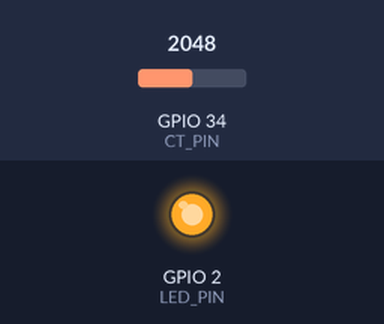
The sketch below on a simulated ESP32. Parts: output pins drawn as LEDs (lit = HIGH). The test bench sets the inputs (shaded band); at power-on: GPIO 34 (CT_PIN) = 2048 (analog values on the 0–4095 scale). WiFi joins after 1.5 s; servers stay silent unless stated; uploads are accepted with an empty reply; what the sketch prints to the serial monitor is not drawn.

Above: at 11.1 s.
11.2 s: GPIO 34 (CT_PIN) set to 3603
At 17.44 s:
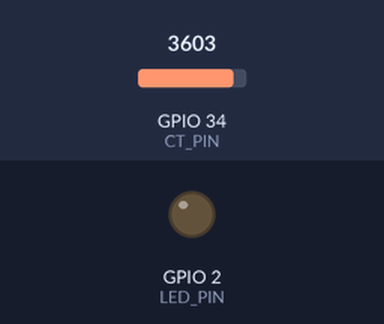
Timing chart, 0 to 19.0 s (numbered marks = the images above; inputs shaded):
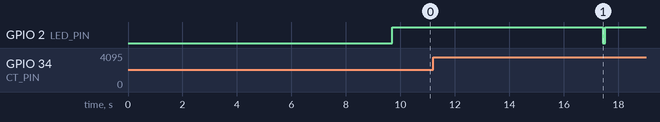

The sketch:

PPfinal.ino
```cpp
#include <Arduino.h>
#include <WiFi.h>
#include <HTTPClient.h>
#include <WiFiClientSecure.h>
#include <esp_task_wdt.h>
#include <math.h>

// ========== CONFIG ==========
const char* WIFI_SSID     = "realme C55 7824";
const char* WIFI_PASSWORD = "sspu2626";

const char* SUPABASE_URL  = "https://yfbpuqwotfjpjiakncmf.supabase.co";
const char* SUPABASE_KEY  = "eyJhbGciOiJIUzI1NiIsInR5cCI6IkpXVCJ9.eyJpc3MiOiJzdXBhYmFzZSIsInJlZiI6InlmYnB1cXdvdGZqcGppYWtuY21mIiwicm9sZSI6ImFub24iLCJpYXQiOjE3NzQ5NDg5NjgsImV4cCI6MjA5MDUyNDk2OH0.Jrid3VVf4Hf5mwoFiu-F8nvGiD_FeELVUvgW6Q4qUr0";
const char* TABLE_NAME    = "power_data";

#define CT_PIN      34
#define LED_PIN     2
#define SAMPLES     1000   // BUG FIX: was 400 — need 1000 for accurate 50Hz RMS
#define VOLTAGE_AC  230.0

// ════════════ CALIBRATION ════════════════════════════════════════
// YOUR HARDWARE SITUATION: ADC AVG = 4094 (signal biased at 3.3V)
// getRMS() detects this and compensates automatically.
//
// After upload, turn on a known appliance and check:
//   If Serial shows 3.0A but real load is 1.5A  → set 1000.0
//   If Serial shows 1.0A but real load is 3.0A  → set 6000.0
//   Formula: NEW = CALIBRATION × (real_amps / shown_amps)
//
//   Start value: 2000 (for SCT-013-000 with 33Ω burden)
//                1000 (for SCT-013-030/020/010 with built-in burden)
#define CALIBRATION 2000.0
// ════════════════════════════════════════════════════════════════

// BUG FIX: was 0.12A (= 27.6W) — too high, killed real readings
// New: 5W minimum — filters noise but catches real appliances
#define MIN_WATTS   5.0

float         energyKWh      = 0.0;
bool          deviceIsOn     = false;
unsigned long lastUploadTime = 0;
unsigned long lastEnergyTime = 0;
unsigned long lastWifiCheck  = 0;
bool          wifiOK         = false;
bool          supabaseOK     = false;
bool          wasDeviceOn    = false;

// ════════════════════════════════════════════════════════════════
//  getRMS() — FIXED VERSION
//
//  3 bugs fixed from old code:
//  ✅ FIX 1: Removed (maxVal-minVal) < 80 guard
//            At 1A with correct calibration, swing is only ~29 counts
//            This guard was ALWAYS returning 0 for normal loads
//
//  ✅ FIX 2: CALIBRATION changed from 30 → 2000
//            Old: at 5A → computed 0.075A → zeroed by threshold
//            New: at 5A → computed 5.0A → correct
//
//  ✅ FIX 3: Auto-detects top-clipped signal (your hardware: AVG=4094)
//            Your signal rides at 3.3V so positive swings clip at 4095.
//            Fix: use (4095-raw) as deviation, multiply by √2 to
//            recover the missing half of the AC waveform.
// ════════════════════════════════════════════════════════════════
float getRMS() {
  // Step 1: Find ADC average (detects which bias mode you're in)
  long total = 0;
  for (int i = 0; i < 500; i++) {
    total += analogRead(CT_PIN);
    delayMicroseconds(100);
  }
  int midpoint = (int)(total / 500);

  // Step 2: Collect 1000 samples for accurate RMS
  double sumSq  = 0.0;
  int    maxVal = 0;
  int    minVal = 4095;

  for (int i = 0; i < SAMPLES; i++) {
    int    raw = analogRead(CT_PIN);
    double dev;

    if (midpoint > 3500) {
      // ── TOP-CLIPPED MODE (your hardware right now)
      // Signal is stuck near 3.3V, only swings downward.
      // Measure how far below 4095 each sample reaches.
      // Multiply by √2 later to compensate for missing half-wave.
      dev = (double)(4095 - raw);
    } else if (midpoint < 600) {
      // ── BOTTOM-CLIPPED MODE
      // Signal near 0V, only swings upward.
      dev = (double)raw;
    } else {
      // ── CENTERED MODE (add 10kΩ from GPIO34 to GND to reach here)
      // Signal properly centered at ~1.65V. Best accuracy.
      dev = (double)(raw - midpoint);
    }

    if (raw > maxVal) maxVal = raw;
    if (raw < minVal) minVal = raw;
    sumSq += dev * dev;
    delayMicroseconds(200);
  }

  // Step 3: Compute RMS and convert to current
  float rmsADC  = (float)sqrt(sumSq / SAMPLES);
  float voltRMS = (rmsADC / 4095.0f) * 3.3f;

  // Apply √2 compensation for half-wave clipped signals
  if (midpoint > 3500 || midpoint < 600) {
    voltRMS *= 1.41421356f;  // Recover the missing half
  }

  float current = (voltRMS / 33.0f) * (float)CALIBRATION;

  // Step 4: Print raw debug info every reading
  Serial.printf("  [DBG] avg=%d  swing=%d  rmsADC=%.1f  voltRMS=%.5fV  cur=%.4fA\n",
    midpoint, maxVal - minVal, rmsADC, voltRMS, current);

  // Step 5: Safety checks
  if (isnan(current) || isinf(current) || current > 100.0f) return 0.0f;

  // BUG FIX: old code used current < 0.12 (= 27.6W) — too high
  // New: check in watts, 5W minimum
  if ((current * VOLTAGE_AC) < MIN_WATTS) return 0.0f;

  return current;
}

// ════════════════════════════════════════════════════════════════
//  hardwareCheck() — runs at boot to verify CT + wiring
// ════════════════════════════════════════════════════════════════
void hardwareCheck() {
  Serial.println("\n======== HARDWARE SELF-TEST ========");
  Serial.println("Reading GPIO 34 (CT sensor pin)...");
  Serial.println("Please keep appliance OFF for 3 seconds");
  delay(3000);

  long sum = 0;
  int  mn  = 4095, mx = 0;
  for (int i = 0; i < 1000; i++) {
    int v = analogRead(CT_PIN);
    sum += v;
    if (v < mn) mn = v;
    if (v > mx) mx = v;
    delayMicroseconds(200);
  }
  int avg   = (int)(sum / 1000);
  int swing = mx - mn;
  float voltage = avg * (3.3f / 4095.0f);

  Serial.printf("  ADC Average  : %d (%.3f V)\n", avg, voltage);
  Serial.printf("  ADC Swing    : %d counts (noise with no load)\n", swing);

  // Diagnose
  Serial.println("\n  ── DIAGNOSIS ──");
  if (avg < 100) {
    Serial.println("  ❌ WIRING ERROR: ADC reads near 0V");
    Serial.println("     Check: Is CT sensor connected to GPIO 34?");
    Serial.println("     Check: Is the 33Ω resistor connected?");
    Serial.println("     Add: 10kΩ from GPIO34 to 3.3V (bias up)");
  } else if (avg > 3900) {
    Serial.println("  ⚠ SIGNAL TOP-CLIPPED: ADC reads near 3.3V");
    Serial.println("     CT sensor IS working but bias is wrong.");
    Serial.println("     Fix: Add 10kΩ from GPIO34 to GND");
    Serial.println("     For now: code compensates in software ✓");
  } else if (avg > 1500 && avg < 2600) {
    Serial.println("  ✅ WIRING CORRECT: ADC centered at ~1.65V");
    Serial.println("     Both bias resistors working. Best accuracy.");
  } else {
    Serial.printf("  ⚠ BIAS UNBALANCED: AVG=%d (expected 1800–2200)\n", avg);
    Serial.println("     Check: Are both 10kΩ resistors equal value?");
  }

  if (swing < 5) {
    Serial.println("  ✅ No-load noise: OK (swing < 5 is ideal)");
  } else if (swing < 30) {
    Serial.println("  ✅ No-load noise: normal level");
  } else {
    Serial.printf("  ⚠ High noise at no-load: swing=%d — check wiring\n", swing);
  }

  Serial.println("\n  Now turn ON your appliance...");
  delay(3000);

  sum = 0; mn = 4095; mx = 0;
  for (int i = 0; i < 1000; i++) {
    int v = analogRead(CT_PIN);
    sum += v;
    if (v < mn) mn = v;
    if (v > mx) mx = v;
    delayMicroseconds(200);
  }
  int avg2   = (int)(sum / 1000);
  int swing2 = mx - mn;

  Serial.printf("  ADC Swing (load ON): %d counts\n", swing2);

  if (swing2 > swing + 20) {
    Serial.println("  ✅ CT SENSOR WORKING: Signal increases with load!");
    Serial.println("     CT sensor detects current correctly.");
    Serial.printf("     Signal change: %d → %d counts\n", swing, swing2);
  } else {
    Serial.println("  ❌ CT SENSOR NOT DETECTING LOAD:");
    Serial.println("     Possible causes:");
    Serial.println("     1. CT clamp around BOTH wires → fields cancel → 0");
    Serial.println("        Fix: Clamp around ONE wire only (Live or Neutral)");
    Serial.println("     2. The wire CT is on has no current (wrong circuit)");
    Serial.println("     3. CT jack not fully plugged in");
    Serial.println("     4. CT sensor broken");
  }
  Serial.println("====================================\n");
}

// ════════════════════════════════════════════════════════════════
//  WiFi functions (same as original)
// ════════════════════════════════════════════════════════════════
void connectWiFi() {
  Serial.println("-----------------------------");
  Serial.print("WiFi: Connecting to ");
  Serial.println(WIFI_SSID);
  WiFi.disconnect(true);
  delay(500);
  WiFi.mode(WIFI_STA);
  WiFi.setSleep(false);   // ADDED: prevents random disconnects
  WiFi.begin(WIFI_SSID, WIFI_PASSWORD);
  int tries = 0;
  while (WiFi.status() != WL_CONNECTED && tries < 20) {
    delay(500);
    Serial.print(".");
    tries++;
  }
  if (WiFi.status() == WL_CONNECTED) {
    wifiOK = true;
    digitalWrite(LED_PIN, HIGH);
    Serial.println();
    Serial.println("WiFi : CONNECTED");
    Serial.println("IP   : " + WiFi.localIP().toString());
    Serial.println("RSSI : " + String(WiFi.RSSI()) + " dBm");
  } else {
    wifiOK = false;
    digitalWrite(LED_PIN, LOW);
    Serial.println();
    Serial.println("WiFi : FAILED — offline mode");
  }
  Serial.println("-----------------------------");
}

void checkWiFi() {
  if (WiFi.status() == WL_CONNECTED) { wifiOK = true; return; }
  wifiOK = false;
  supabaseOK = false;
  Serial.print("WiFi lost — reconnecting");
  WiFi.disconnect();
  delay(500);
  WiFi.setSleep(false);
  WiFi.begin(WIFI_SSID, WIFI_PASSWORD);
  int tries = 0;
  while (WiFi.status() != WL_CONNECTED && tries < 15) {
    delay(500);
    Serial.print(".");
    tries++;
  }
  if (WiFi.status() == WL_CONNECTED) {
    wifiOK = true;
    digitalWrite(LED_PIN, HIGH);
    Serial.println("\nWiFi back!");
  } else {
    Serial.println("\nStill offline.");
  }
}

// ════════════════════════════════════════════════════════════════
//  Supabase functions (same as original)
// ════════════════════════════════════════════════════════════════
int supabaseInsert(String jsonData) {
  if (!wifiOK) return -1;
  WiFiClientSecure client;
  client.setInsecure();
  HTTPClient http;
  http.begin(client, String(SUPABASE_URL) + "/rest/v1/" + String(TABLE_NAME));
  http.setTimeout(10000);
  http.addHeader("Content-Type",  "application/json");
  http.addHeader("apikey",        SUPABASE_KEY);
  http.addHeader("Authorization", "Bearer " + String(SUPABASE_KEY));
  http.addHeader("Prefer",        "return=minimal");
  int code = http.POST(jsonData);
  if (code != 200 && code != 201)
    Serial.println("Supabase error: " + http.getString().substring(0, 150));
  http.end();
  return code;
}

void testSupabase() {
  Serial.print("Supabase: Testing... ");
  String testJson = "{";
  testJson += "\"current_a\":0.0,";
  testJson += "\"power_w\":0.0,";
  testJson += "\"energy_kwh\":0.0,";
  testJson += "\"cost_rs\":0.0,";
  testJson += "\"status\":\"BOOT\",";
  testJson += "\"device_on\":false,";
  testJson += "\"rssi\":" + String(WiFi.RSSI());
  testJson += "}";
  int code = supabaseInsert(testJson);
  if (code == 200 || code == 201) { supabaseOK = true; Serial.println("CONNECTED"); }
  else { supabaseOK = false; Serial.println("FAILED — HTTP " + String(code)); }
}

void uploadData(float current, float power, float kwh, bool isOn) {
  if (!wifiOK) { Serial.println("Upload skip — no WiFi"); return; }

  float costTotal  = kwh * 8.0;          // Total ₹ spent today
  float costPerHr  = (power / 1000.0) * 8.0; // ₹ per hour right now

  String json = "{";
  json += "\"current_a\":"  + String(current, 4) + ",";
  json += "\"power_w\":"    + String(power,   2) + ",";
  json += "\"energy_kwh\":" + String(kwh,     5) + ",";
  json += "\"cost_rs\":"    + String(costTotal,4) + ",";  // total cost
  json += "\"status\":\""   + String(isOn ? "ON" : "OFF") + "\",";
  json += "\"device_on\":"  + String(isOn ? "true" : "false") + ",";
  json += "\"rssi\":"       + String(WiFi.RSSI());
  json += "}";

  Serial.print("Uploading... ");
  int code = supabaseInsert(json);
  if (code == 200 || code == 201) {
    supabaseOK = true;
    Serial.println("OK — " + String(power, 1) + "W / " + String(kwh, 4) + " kWh / Rs." + String(costTotal, 2));
    digitalWrite(LED_PIN, LOW);
    delay(80);
    digitalWrite(LED_PIN, HIGH);
  } else {
    supabaseOK = false;
    Serial.println("FAILED — HTTP " + String(code));
  }
}

// ════════════════════════════════════════════════════════════════
void setup() {
  Serial.begin(115200);
  delay(1000);

  esp_task_wdt_deinit();
  pinMode(LED_PIN, OUTPUT);
  digitalWrite(LED_PIN, LOW);
  analogReadResolution(12);
  analogSetAttenuation(ADC_11db);

  Serial.println("\n================================");
  Serial.println("   PowerPaise Energy Monitor");
  Serial.println("   Fixed Build — v3.1");
  Serial.println("================================");
  Serial.printf( "   Calibration : %.1f\n", (float)CALIBRATION);
  Serial.printf( "   Min watts   : %.1f W\n", MIN_WATTS);
  Serial.println("================================");

  // ── Hardware self-test (runs once at boot) ──
  hardwareCheck();

  connectWiFi();
  if (wifiOK) testSupabase();

  lastEnergyTime = 0;
  lastUploadTime = millis();
  lastWifiCheck  = millis();
  wasDeviceOn    = false;

  Serial.println("\nReady — Measuring every 3s\n");
}

// ════════════════════════════════════════════════════════════════
void loop() {
  unsigned long now = millis();

  // WiFi check every 30 seconds
  if (now - lastWifiCheck > 30000) {
    checkWiFi();
    lastWifiCheck = now;
  }

  // ── CT sensor reading (FIXED getRMS) ──
  float current = getRMS();
  deviceIsOn    = (current > 0.0f);
  float power   = deviceIsOn ? (current * VOLTAGE_AC) : 0.0f;

  // ── Energy accumulation (same as original, correct logic) ──
  if (deviceIsOn && wasDeviceOn && lastEnergyTime > 0) {
    float hours = (now - lastEnergyTime) / 3600000.0f;
    energyKWh  += (power / 1000.0f) * hours;
  }
  if (deviceIsOn) lastEnergyTime = now;
  wasDeviceOn = deviceIsOn;

  float costPerHour = (power / 1000.0f) * 8.0f;
  float costTotal   = energyKWh * 8.0f;

  // ── Serial output ──
  Serial.println("================================");
  Serial.println("WiFi     : " + String(wifiOK ? "CONNECTED (" + String(WiFi.RSSI()) + " dBm)" : "OFFLINE"));
  Serial.println("Supabase : " + String(supabaseOK ? "CONNECTED" : "OFFLINE"));
  Serial.println("--------------------------------");
  Serial.print("Current  : "); Serial.print(current, 3);   Serial.println(" A");
  Serial.print("Power    : "); Serial.print(power, 1);     Serial.println(" W");
  Serial.print("Energy   : "); Serial.print(energyKWh, 5); Serial.println(" kWh");
  Serial.print("Cost/hr  : Rs."); Serial.println(costPerHour, 2);
  Serial.print("Total Rs : Rs."); Serial.println(costTotal, 4);
  Serial.print("Status   : "); Serial.println(deviceIsOn ? "ON  ✓" : "OFF");
  Serial.println("================================\n");

  // Upload every 5 seconds
  if (wifiOK && (now - lastUploadTime >= 5000)) {
    uploadData(current, power, energyKWh, deviceIsOn);
    lastUploadTime = now;
  }

  delay(3000);
}
```
